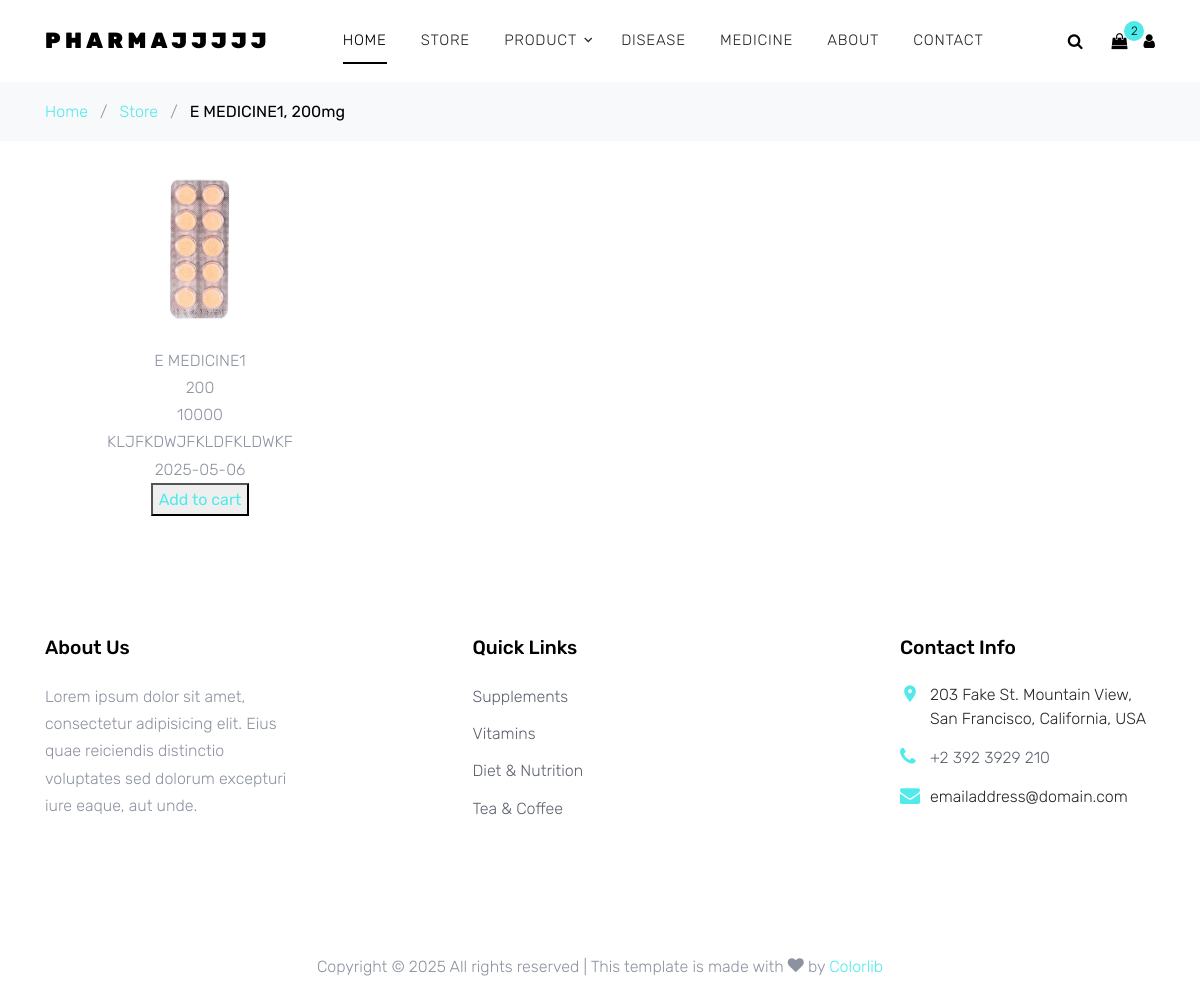
The app's page /medicinedetail/7/ with its own data.
### myapp/models.py (models this page shows, shortened)
class Item(models.Model):
    category = models.ForeignKey(Category, on_delete= models.CASCADE)
    disease = models.ForeignKey(Disease, on_delete= models.CASCADE)
    item_photo = models.ImageField(upload_to='photos')
    item_name = models.CharField(max_length=255)
    item_quatity =models.PositiveIntegerField()
    item_price = models.PositiveIntegerField()
    item_description = models.TextField()
    exp_date = models.DateField()

### myapp/views.py (the view)
# urls.py: path('medicinedetail/<int:id>/', meddetail, name= 'meddetail'),
def meddetail(request,id):
    mdetail_data = Item.objects.get(id=id)
    context = {'mdetail_data':mdetail_data}
    return render(request, 'detail.html',context)

### templates/detail.html
{% extends 'base.html' %}
{% load static %}
{% block content %}
<div class="bg-light py-3">
  <div class="container">
    <div class="row">
      <div class="col-md-12 mb-0"><a href="index.html">Home</a> <span class="mx-2 mb-0">/</span> <a
          href="shop.html">Store</a> <span class="mx-2 mb-0">/</span> <strong class="text-black">{{ mdetail_data.item_name|upper }},
          200mg</strong></div>
    </div>
  </div>
</div>
<div class="col-sm-6 col-lg-4 text-center item mb-4">
        <img src="{{ mdetail_data.item_photo.url }}" width="200px"><br>
        {{ mdetail_data.item_name|upper }}<br>
        {{ mdetail_data.item_quatity|upper }} <br>
        {{ mdetail_data.item_price|upper }} <br>
        {{ mdetail_data.item_description|upper }} <br>
        {{ mdetail_data.exp_date|upper }} <br>
        <button> <a href="">Add to cart</a></button>
      </div>
{% endblock content %}

### static/css/style.css (style rules this page uses)
body { line-height: 1.7; color: #8c92a0; font-weight: 300; font-size: 16px; }
a { -webkit-transition: .3s all ease; -o-transition: .3s all ease; transition: .3s all ease; }
.text-black { color: #000; }

### records on screen
Item: item_name "E MEDICINE1", item_photo (picture), item_quatity "200", item_price "10000", item_description "KLJFKDWJFKLDFKLDWKF", exp_date "2025-05-06"
